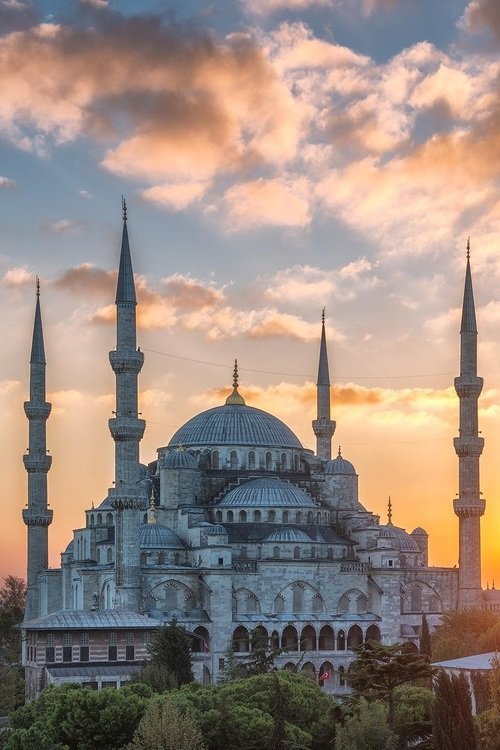
//> input picture OpenCV3編程入門/【OpenCV2版】《OpenCV3编程入门》书本配套源代码/【1】书本正篇程序源代码/【10】第十章/【85】cornerHarris函数用法示例/85_cornerHarris函数用法示例/1.jpg, 500 x 750 px
$ ./11_FindClosedContour   (built with g++ and OpenCV 4)
//> lines starting //> are read from the running program, lines starting //| are printed output that depends on the picture; after the words box and inside, x2 and y2 are one past the last pixel; in counts of white or black regions, pixels touching at a corner belong together

//--------------------------------------【程序说明】-------------------------------------------
//		程序说明：《OpenCV3编程入门》OpenCV2版书本附赠示例程序11
//		程序描述：找到最小的封闭轮廓的图像
//		测试所用操作系统： Windows 7 64bit
//		测试所用IDE版本：Visual Studio 2010
//		测试所用OpenCV版本：	2.4.9
//		2014年11月 Revised by @浅墨_毛星云
//------------------------------------------------------------------------------------------------
// Program to find smallest closed contour in image encosing a clicked point
// Author: Samarth Manoj Brahmbhatt, University of Pennsylvania


//---------------------------------【头文件、命名空间包含部分】----------------------------
//		描述：包含程序所使用的头文件和命名空间
//------------------------------------------------------------------------------------------------
#include <opencv2/opencv.hpp>
#include <opencv2/highgui/highgui.hpp>
#include <opencv2/imgproc/imgproc.hpp>
using namespace std;
using namespace cv;

//-----------------------------------【全局变量声明部分】---------------------------------------
//		描述：声明全局变量
//---------------------------------------------------------------------------------------------------
vector<vector<Point> > contours;
vector<Vec4i> heirarchy;
Mat img_all_contours;


//--------------------------【make_contours_closed( )函数】----------------------------
//		 描述：Function to make the contours closed
//----------------------------------------------------------------------------------------------
void make_contours_closed(vector<vector<Point> > contours) {
	for(int i = 0; i < contours.size(); i++) {
		vector<Point> cc;
		approxPolyDP(contours[i], cc, 0.1, true);
		contours[i] = cc;
	}
}


//--------------------------【smallest_contour( )函数】-----------------------------------
//		 描述：Function to find the index of smalledst enclosing contour in 'contours'
//----------------------------------------------------------------------------------------------
int smallest_contour(Point p, vector<vector<Point> > contours, vector<Vec4i> heirarchy) {
	int idx = 0, prev_idx = -1;
	while(idx >= 0) {
		vector<Point> c = contours[idx];
		// Point polygon test
		double d = pointPolygonTest(c, p, false);
		// If point is inside the contour, move to its child...
		if(d > 0) {
			prev_idx = idx;
			idx = heirarchy[idx][2];
		}
		//...else check the next cotour at the same level
		else idx = heirarchy[idx][0];
	}

	return prev_idx;
}

//--------------------------------------【on_mouse( )函数】-------------------------------
//		 描述：鼠标回调函数
//----------------------------------------------------------------------------------------------
void on_mouse(int event, int x, int y, int, void *) {
	if(event != EVENT_LBUTTONDOWN) return;
	Point p(x, y);

	int idx = smallest_contour(p, contours, heirarchy);

	// If function returned a valid contour index, draw it using a thick red line
	if(idx > 0) {
		vector<vector<Point> > contour_show(1, contours[idx]);
		Mat img_show = img_all_contours.clone();
		drawContours(img_show, contour_show, -1, Scalar(0, 0, 255), 3);
		imshow("Contours", img_show);
	}
	else
		imshow("Contours", img_all_contours);
}


//-----------------------------------【main( )函数】--------------------------------------------
//		描述：控制台应用程序的入口函数，我们的程序从这里开始
//-------------------------------------------------------------------------------------------------
int main() {
	Mat img = imread("1.jpg");
//> img is the input picture: 750 rows x 500 cols, CV_8UC3; mean B, G, R 127.1, 136.4, 153.1
	imshow("原始图",img);

	Mat edges;
	Canny(img, edges, 50, 100);
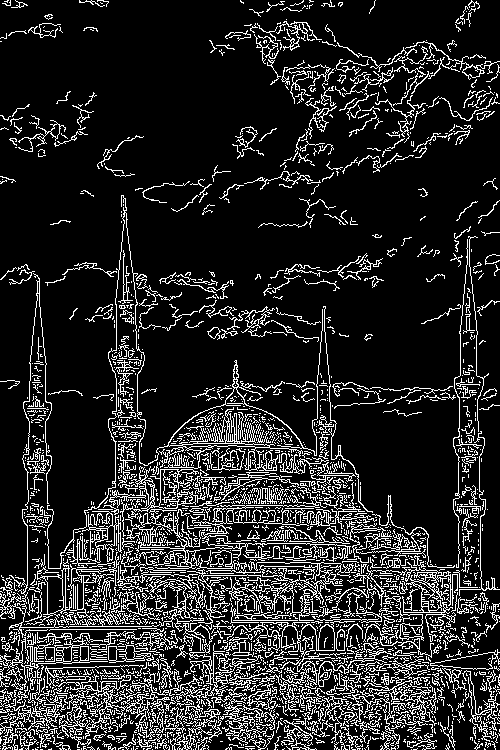
//> edges: 750 rows x 500 cols, CV_8UC1; 15.4% white in thin lines or dots
	findContours(edges, contours, heirarchy, CV_RETR_TREE, CV_CHAIN_APPROX_NONE);
//> contours = 3177 contours, 2924 with area under 20; largest, box (x1, y1, x2, y2) and area: (45, 618, 379, 739) 3114, (225, 561, 354, 621) 2031, (0, 273, 160, 638) 1234, (47, 195, 323, 569) 1166, (125, 476, 352, 570) 1042
	// Make the contours closed
	make_contours_closed(contours);
//> the loop in make_contours_closed, `for(int i = 0; i < contours.size(); i++)` made 3177 passes
//> cc on passes 1 to 3: 1 Point (x, y): [411, 749], 1 Point (x, y): [277, 749], 1 Point (x, y): [193, 749]
	img_all_contours = img.clone();
	// Draw all contours using a thin green line
	drawContours(img_all_contours, contours, -1, Scalar(0, 255, 0));
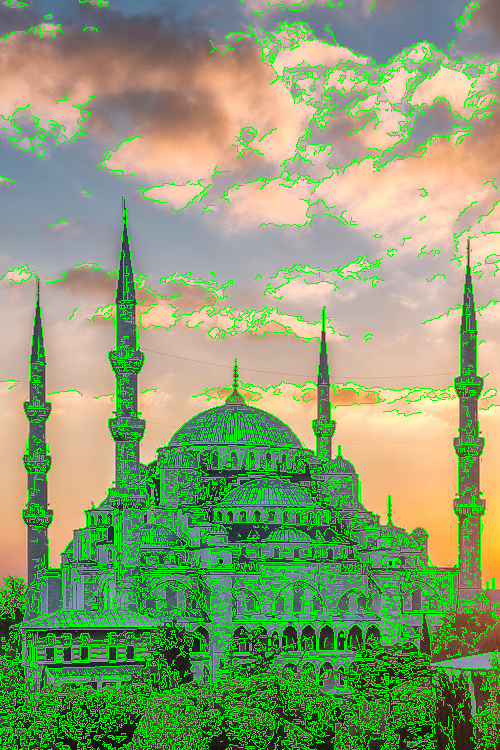
//> img_all_contours: 750 rows x 500 cols, CV_8UC3; 15.35% of pixels changed, all inside (x1, y1, x2, y2) = (0, 0, 500, 750)

	namedWindow("Contours", CV_WINDOW_AUTOSIZE);
	imshow("Contours", img_all_contours);

	setMouseCallback("Contours", on_mouse);

	while(char(waitKey(1)) != 'q') {}
//> the 'q' key is pressed

	return 0;
}
